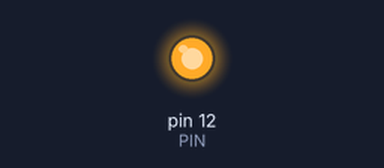
Simulated run of this program. Board: Raspberry Pi (header pin numbers). On the bench: output pins drawn as LEDs (lit = HIGH).

Above: at 0.1 s.
Timing chart, 0 to 1.6 s (numbered marks = the images above):
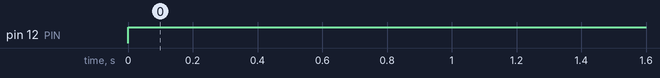

The program:

servon90d2.py
```python
import RPi.GPIO as GPIO
import time

PIN = 12

GPIO.setmode(GPIO.BOARD)
GPIO.setup(PIN, GPIO.OUT)

try:
 while True:
  GPIO.output(PIN,GPIO.HIGH)
  #time.sleep(0.002)
  #GPIO.output(PIN, GPIO.LOW)

except KeyboardInterrupt:
 GPIO.cleanup()
```

Measured:
- by itself, pin 12 (PIN): LOW → HIGH at 0.00 s
